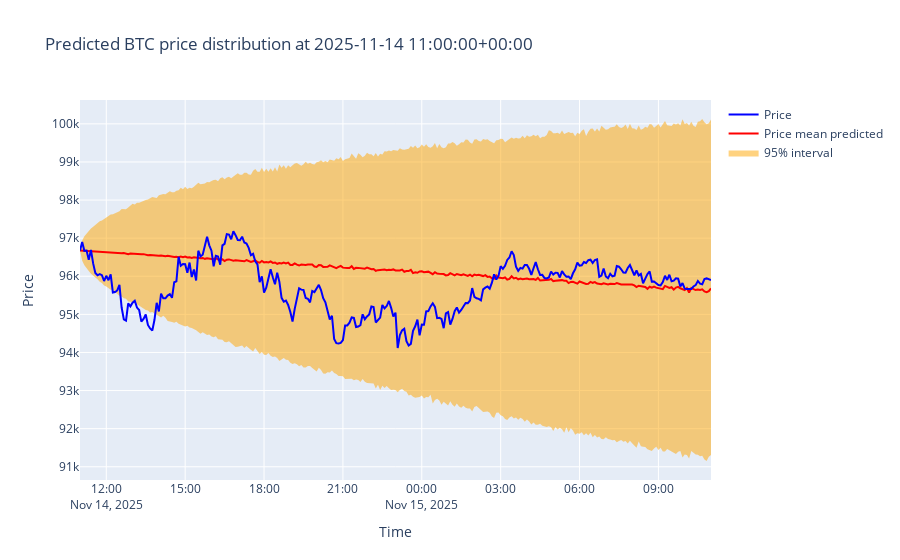

Notebook code cell kept with this figure:
### Code cell
## Density forecast mapped into price space (for the last asset and last prediction)
print("Log-likelihood score:", tracker_evaluator.scores[asset][-1][1])
plot_quarantine(asset, predictions_evaluated[0], tracker_evaluator.tracker.prices, mode="point")

### Figure 1 — Plotly figure (JSON) as saved in the notebook; plotly's stock layout.template omitted (floating-point values rounded to 4 significant figures; data arrays with more than 128 entries replaced by an {"elided": "..."} marker saying what was removed)
{"data": [{"line": {"width": 0}, "mode": "lines", "name": "5th percentile", "showlegend": false, "type": "scatter", "x": {"elided": "289 str values"}, "y": {"elided": "289 float values"}}, {"fill": "tonexty", "fillcolor": "rgba(255,165,0,0.5)", "line": {"width": 0}, "mode": "lines", "name": "95% interval", "type": "scatter", "x": {"elided": "289 str values"}, "y": {"elided": "289 float values"}}, {"line": {"color": "red", "width": 2}, "mode": "lines", "name": "Price mean predicted", "type": "scatter", "x": {"elided": "289 str values"}, "y": {"elided": "289 float values"}}, {"line": {"color": "blue", "width": 2}, "mode": "lines", "name": "Price", "type": "scatter", "x": {"elided": "289 str values"}, "y": {"elided": "289 float values"}}], "layout": {"hovermode": "x unified", "title": {"text": "Predicted BTC price distribution at 2025-11-14 11:00:00+00:00"}, "xaxis": {"title": {"text": "Time"}}, "yaxis": {"title": {"text": "Price"}}}}
